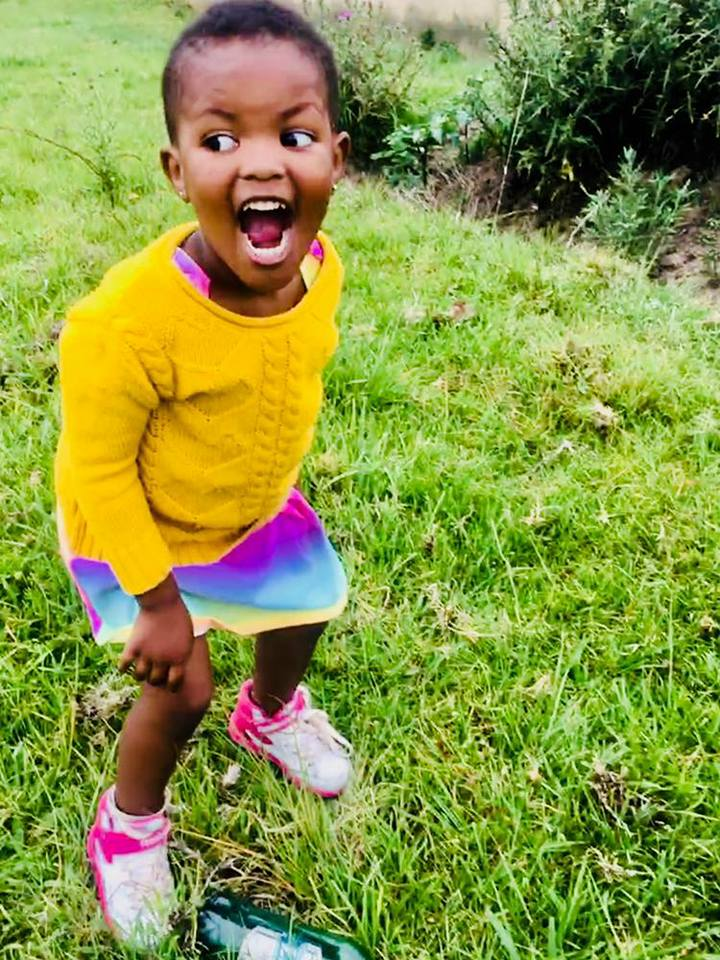
#> input picture pp.jpg, 720 x 960 px
$ python Data.py --images .   (older library calls are emulated)
#> lines starting #> are read from the running program, lines starting #| are printed output that depends on the picture; after the words box and inside, x2 and y2 are one past the last pixel; in counts of white or black regions, pixels touching at a corner belong together
# import the necessary packages
from imutils import paths
import argparse
import cv2
import os
import shutil
def variance_of_laplacian(image):
    return cv2.Laplacian(image, cv2.CV_64F).var()


	# compute the Laplacian of the image and then return the focus
	# measure, which is simply the variance of the Laplacian


# construct the argument parse and parse the arguments
ap = argparse.ArgumentParser()
ap.add_argument("-i", "--images", required=True,
	help="path to input directory of images")
ap.add_argument("-t", "--threshold", type=float, default=100.0,
	help="focus measures that fall below this value will be considered 'blurry'")
args = vars(ap.parse_args())


# loop over the input images
def createFolder(directory):
    try:
        if not os.path.exists(directory):
            os.makedirs(directory)
    except OSError:
        print ('Error: Creating directory. ' +  directory)

for imagePath in paths.list_images(args["images"]):
   	# load the image, convert it to grayscale, and compute the
	# focus measure of the image using the Variance of Laplacian
	# method
    image = cv2.imread(imagePath)
#> image is the input picture: shape (960, 720, 3); mean B, G, R 68, 151.3, 138.7
    gray = cv2.cvtColor(image, cv2.COLOR_BGR2GRAY)
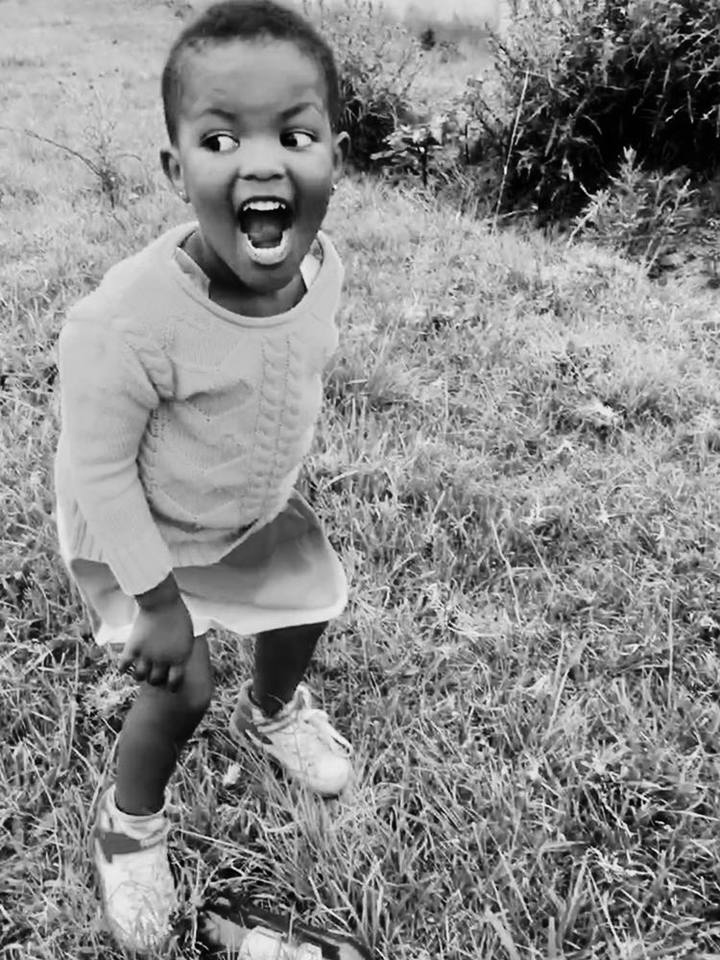
#> gray: shape (960, 720); min 0, max 254, mean 138.1
    fm = variance_of_laplacian(gray)
#> fm = 967.8
    text = "Not Blurry"

	# if the focus measure is less than the supplied threshold,
	# then the image should be considered "blurry"
    if fm < args["threshold"]:

        text = "Blurry"
        createFolder('./{}/'.format(text))
        data = imagePath.split("\\")
        print("Image ",data)
        data = str(data[1].split("[]"))
        test ="pp.jpg"
        test= data
        print("Image ",type(data))
        shutil.move("./Pictures/{a}","./Blurry/{b}".format(b=test,a=test))
        #os.rename("./Pictures/{first}","./Blurry/{last}".format(first=test,last=test))


	# show the image
    cv2.putText(image, "{}: {:.2f}".format(text, fm), (10, 30),
		cv2.FONT_HERSHEY_SIMPLEX, 0.8, (0, 0, 255), 3)
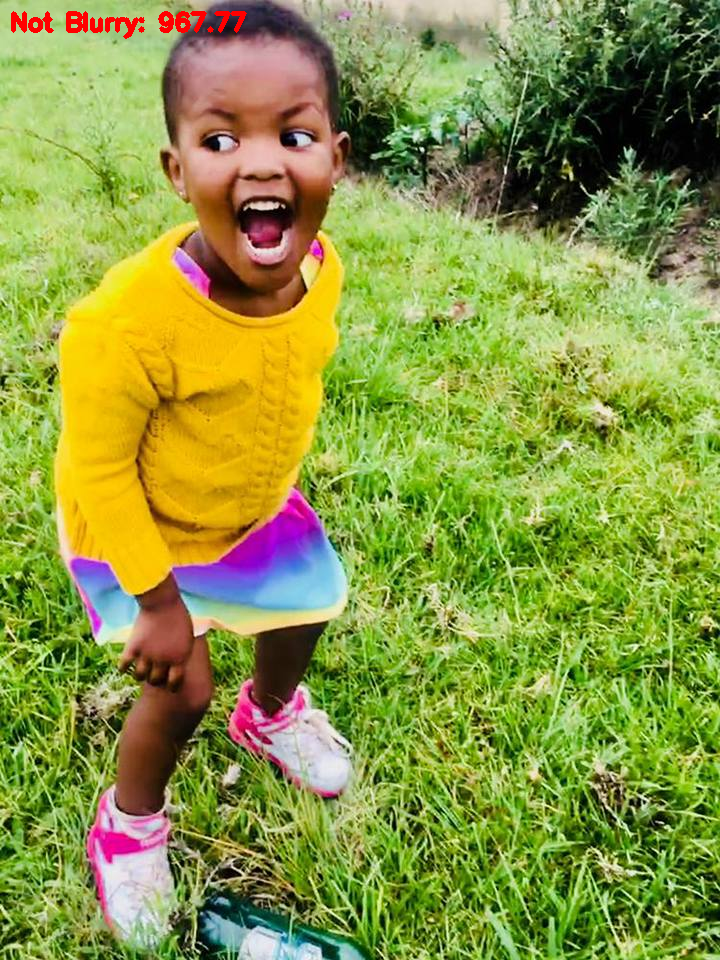
#> image: shape (960, 720, 3); 0.36% of pixels changed, all inside (x1, y1, x2, y2) = (11, 11, 247, 39)
    cv2.imshow("Image", image)
    key = cv2.waitKey(0)
#> (key Esc is pressed here)

$ run again, with 20180422_094247-1-1.jpg copied over pp.jpg
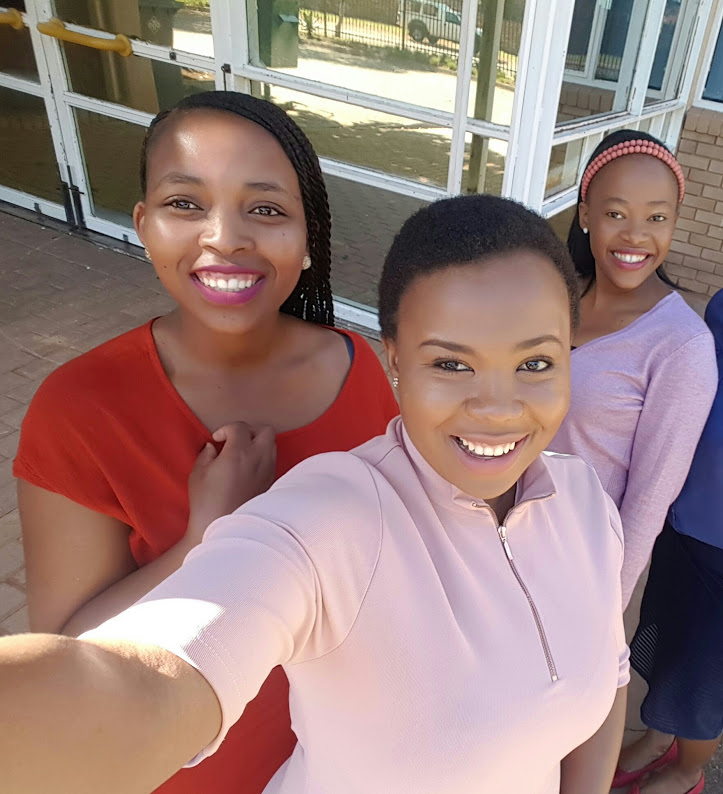
#> input picture 20180422_094247-1-1.jpg, 723 x 794 px
#> image is the input picture: shape (794, 723, 3); mean B, G, R 124.8, 128, 155.6
#> `gray = cv2.cvtColor(image, cv2.COLOR_BGR2GRAY)`:
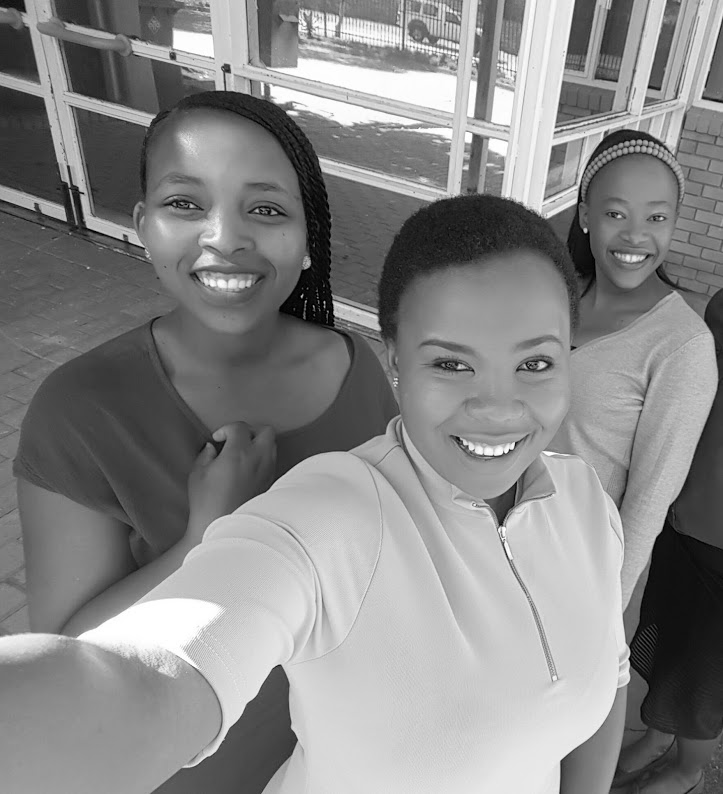
#> gray: shape (794, 723); min 0, max 255, mean 135.9
#> fm = 500.3
#> `cv2.putText(image, "{}: {:.2f}".format(text, fm), (10, 30), cv2.FONT_H..`:
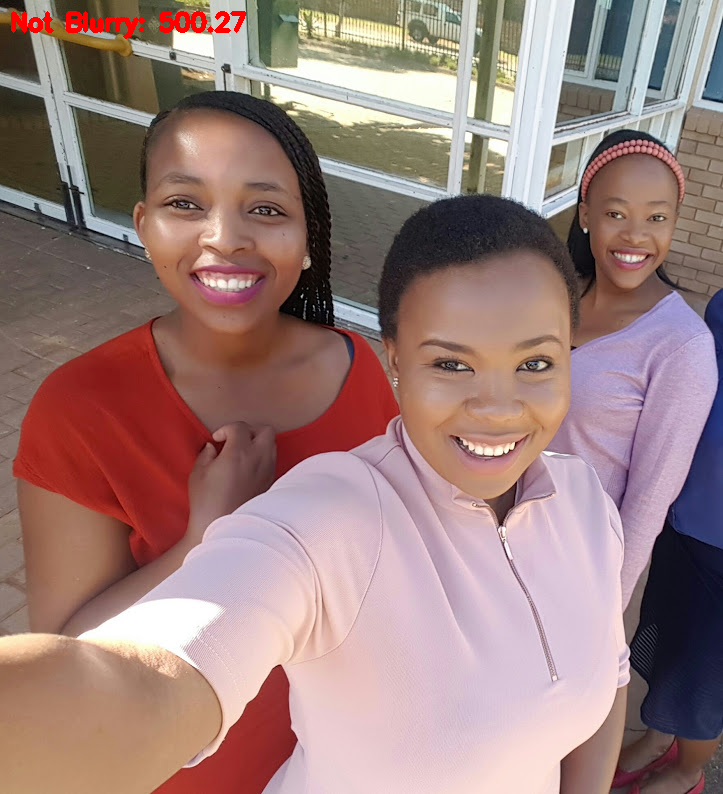
#> image: shape (794, 723, 3); 0.45% of pixels changed, all inside (x1, y1, x2, y2) = (11, 11, 247, 39)
